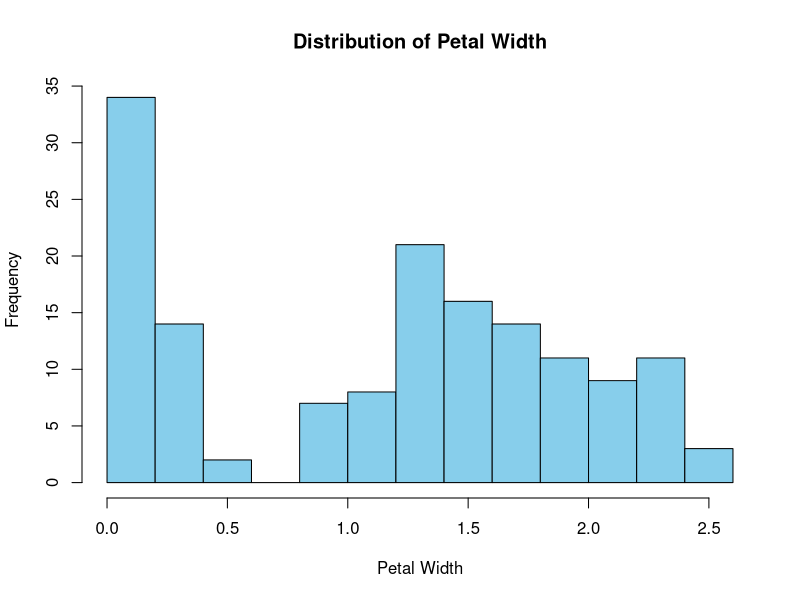

Reproduce this figure in R.
# Example: Anderson-Darling Test in R
# install (if not already installed) and load nortest library
install.packages("nortest")
library("nortest")

# make this example reproducible
set.seed(0)

# defined vector of 100 values that are normally distributed 
x <- rnorm(100, 0, 1)

# conduct Anderson-Darling Test to test for normality
ad.test(x)

# The null hypothesis for the A-D test is that the data does follow
# a normal distribution. Thus, if our p-value for the test is below
# our significance level (common choices are 0.10, 0.05, and 0.01),
# then we can reject the null hypothesis and conclude that we have
# sufficient evidence to say our data does not
# follow a normal distribution.

# make this example reproducible
set.seed(0)

# defined vecotr of 100 values that are uniformly distributed 
x <- runif(100, 0, 1)

# conduct Anderson-Darlin g test to test for normality
ad.test(x)

# Conducting an Anderson-Darling Test on One Column of a Data 
# Frame in R

# view first six lines of iris datset
head(iris)

# Suppose we want to know whether or not the variable Petal.Width
# is normally distributed

hist(iris$Petal.Width, col="skyblue", main="Distribution of Petal Width", 
xlab="Petal Width")

# conduct Anderson-Darling Test to test for normality
ad.test(iris$Petal.Width)
